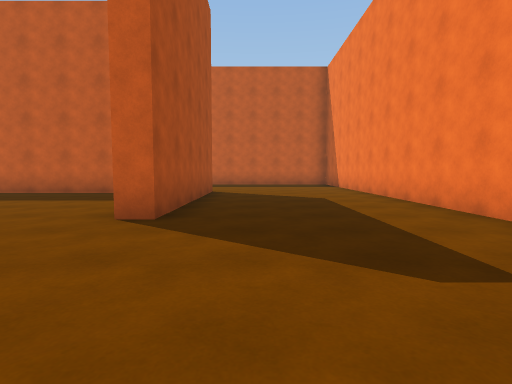
view 1 (above)

23 first-person views from a walk through a scene from a Unity 3-D project. The camera is 1.2 m above the floor, tilts 4° down and sees 80° across. The floor is counted in squares, 2 m on a side. Each view is taken from the middle of a square. On the plan, view 1 faces up. The plan holds only what a view shows up to about 9 squares ahead; the rest is blank. The place goes on beyond the plan. The player character is not drawn.

view 2
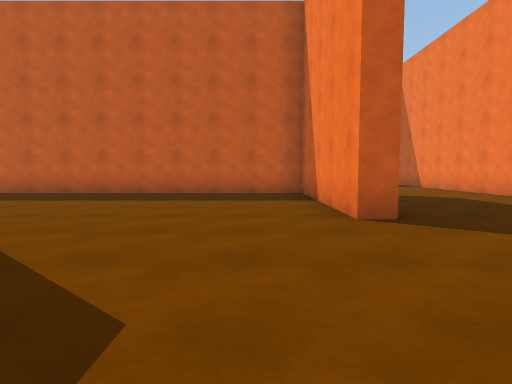

view 3
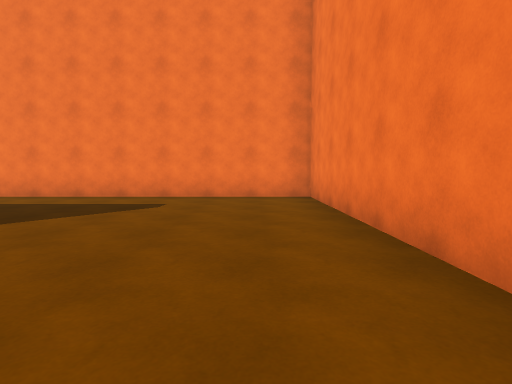

view 4
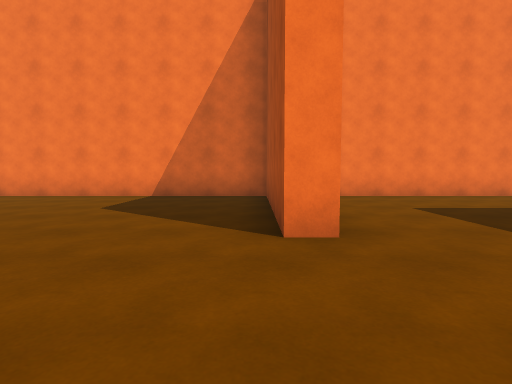

view 5
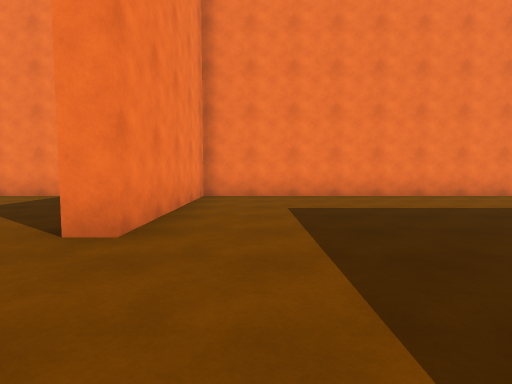

view 6
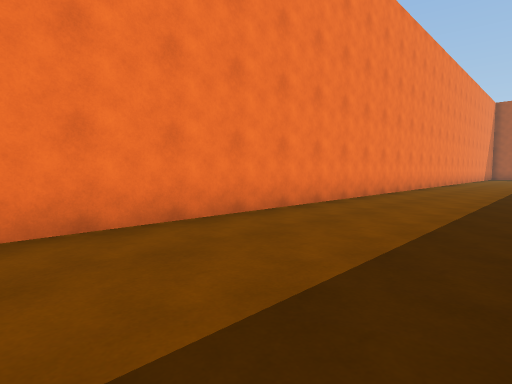

view 7
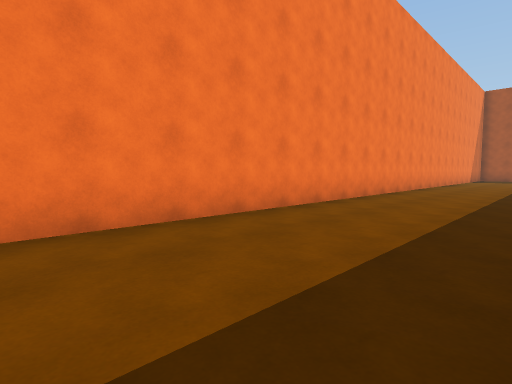

view 8
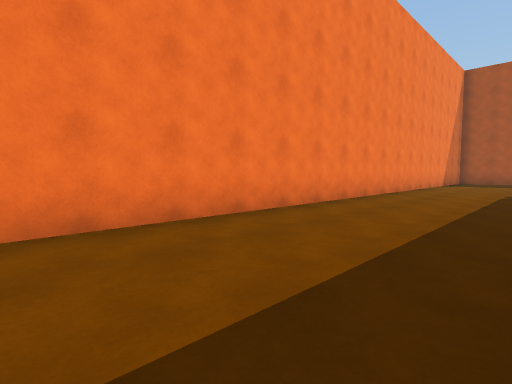

view 9
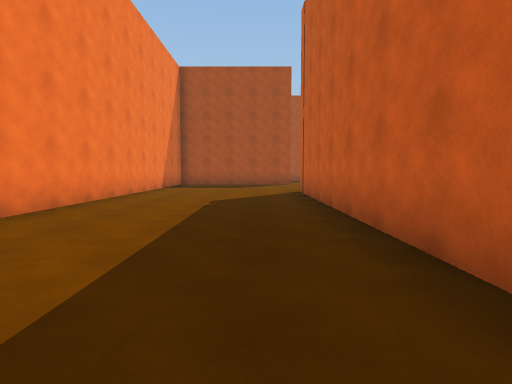

view 10
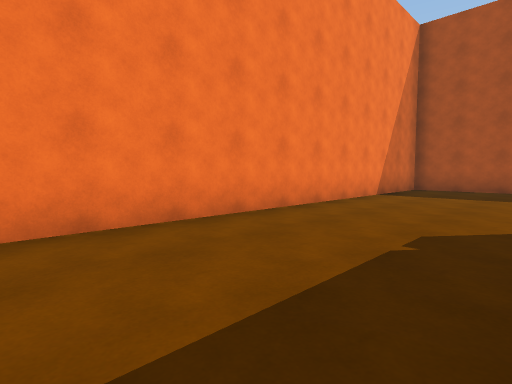

view 11
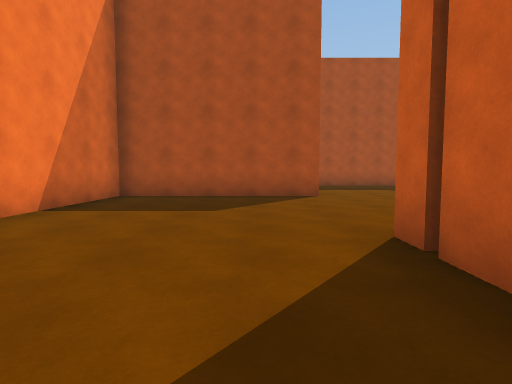

view 12
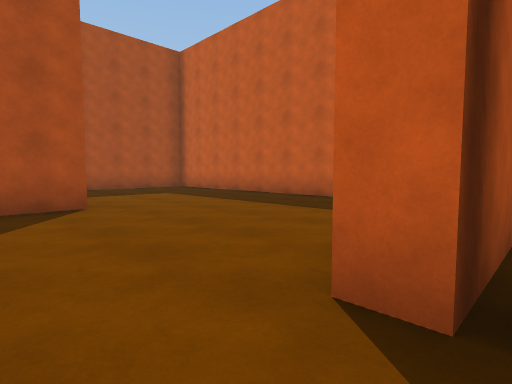

view 13
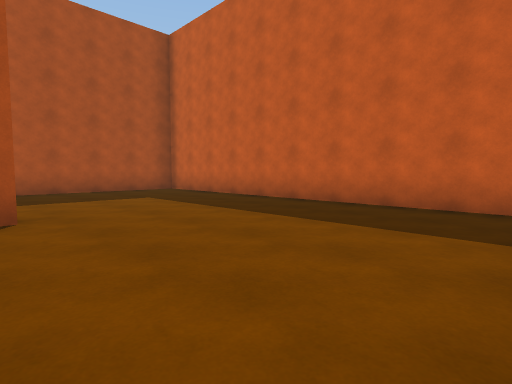

view 14
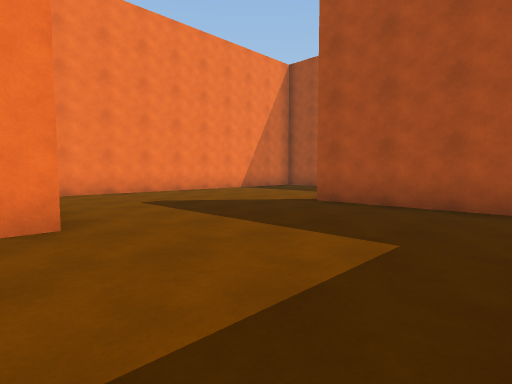

view 15
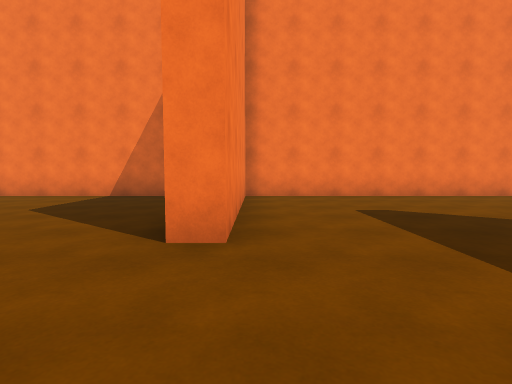

view 16
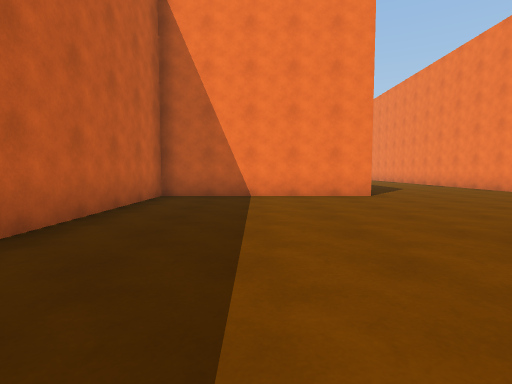

view 17
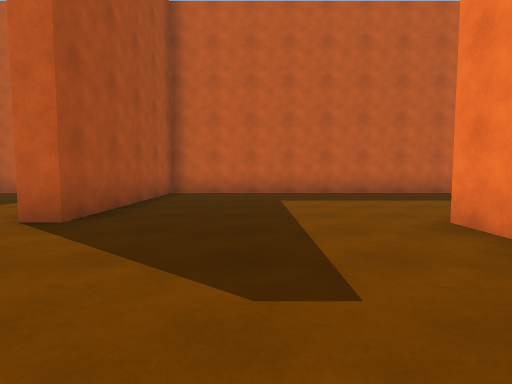

view 18
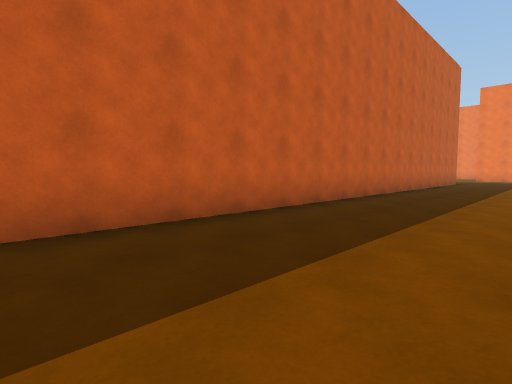

view 19
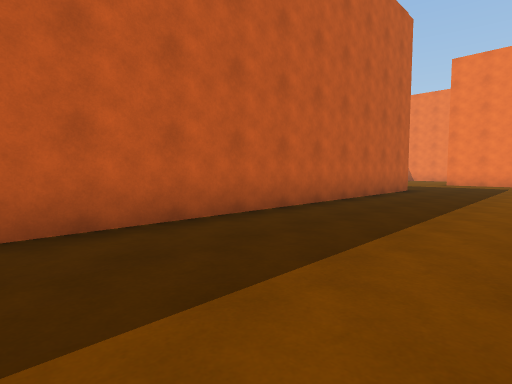

view 20
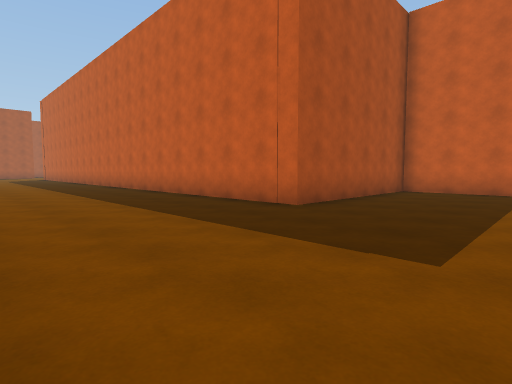

view 21
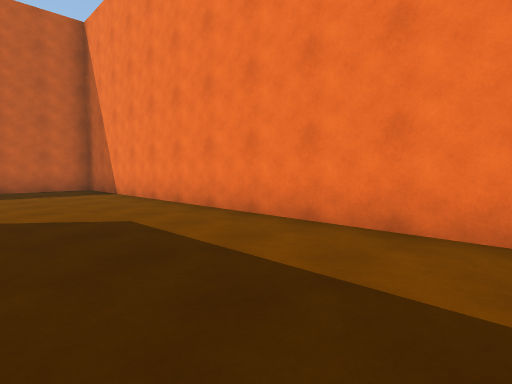

view 22
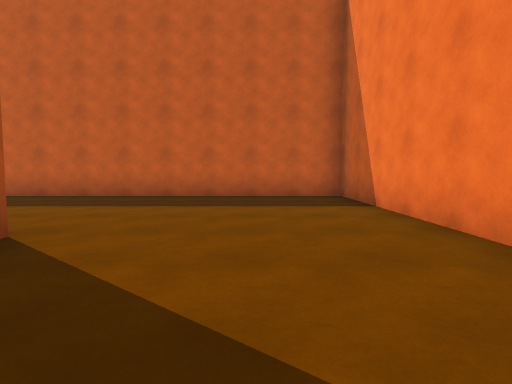

view 23
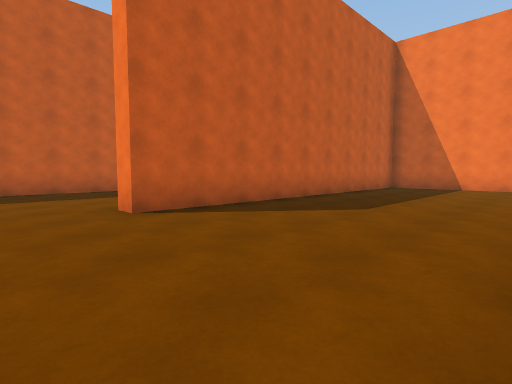

### Floor plan
Points are (right, up) in squares from view 1. A wall is a line through its corners. A room is listed if a view was taken in it or the views show most of it. See-through windows are left out.
Room 1 (views 1, 2, 3, 4, 5, 6, 7, 8, 9, 10, 11, 12, 13, 14, 15, 16, 17, 18, 19, 20, 21, 22, 23)
walls: (-6.2, -1.2) (3, -1.2) (3, 13.2) (-6.2, 13.2) (-6.2, 13.8); (-1.2, 8.8) (-1.2, 3.7) (-1.7, 3.7) (-1.7, 8.3) (-11.2, 8.3) (-11.2, 3.3) (-31.8, 3.3) (-31.8, 8.3) (-41.2, 8.3) (-41.2, 3.5); (-4.5, 18.2) (-7.2, 18.2); (-41.5, -1.2) (-36.7, -1.2) (-36.7, 3.5) (-36.2, 3.5) (-36.2, -1.2) (-6.8, -1.2) (-6.8, 3.3) (-6.3, 3.3) (-6.3, -0.9)

Positions as (right, up) in squares from view 1, and headings:
1: (0, 0), facing up
2: (-3, 0), facing up
3: (-4, 0), facing right
4: (-6, 6), facing down
5: (-8, 6), facing down
6: (-11, 2), facing down-left
7: (-15, 2), facing down-left
8: (-20, 2), facing down-left
9: (-23, 2), facing left
10: (-26, 2), facing down-left
11: (-29, 2), facing left
12: (-31, 2), facing up-left
13: (-32, 3), facing up-left
14: (-36, 7), facing down-left
15: (-37, 6), facing down
16: (-39, 6), facing right
17: (-39, 0), facing up
18: (-27, 0), facing up-right
19: (-21, 0), facing up-right
20: (-8, -1), facing up-left
21: (0, 3), facing up-right
22: (1, 6), facing up
23: (-8, 9), facing up-right
